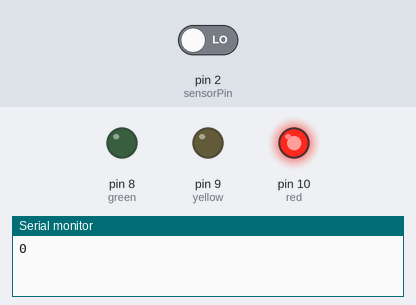
Bench run of a sketch on a simulated Arduino Uno, built with avr-gcc and run on an emulated ATmega328P. Parts: output pins drawn as LEDs (lit = HIGH), the last lines printed to the serial monitor. Inputs (shaded band) come from the test bench; at power-on: pin 2 (sensorPin) LOW.

Above: at 0.1 s.
At 60.1 s:
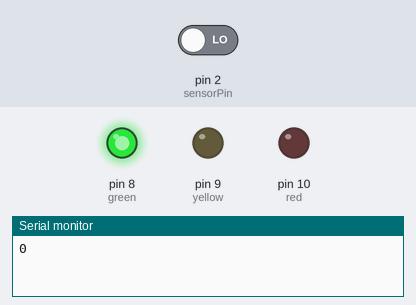
At 120.2 s:
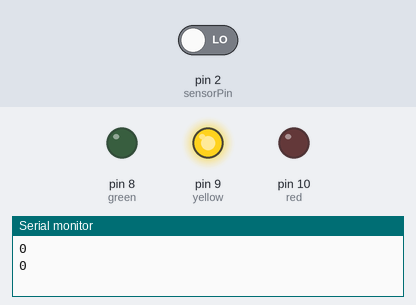
Timing chart, 0 to 121.7 s (numbered marks = the images above):
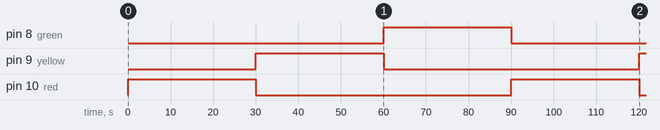

Measured:
- by itself, pin 8 (green): LOW → HIGH at 60.1 s, → LOW 30.0 s later
- by itself, pin 9 (yellow): LOW → HIGH at 30.1 s, → LOW 30.0 s later, → HIGH 60.1 s later
- by itself, pin 10 (red): alternates HIGH for 30.0 s and LOW for 60.0 s

The sketch:

stop_light.ino
```cpp
const int sensorPin = 2;
const int red = 10;
const int yellow = 9;
const int green = 8;
int light = 0;


void setup() {
  pinMode(sensorPin, INPUT);
  pinMode(red, OUTPUT);
  pinMode(yellow, OUTPUT);
  pinMode(green, OUTPUT);  // Set sensorPin as input
  Serial.begin(9600);         // Start serial communication at 9600 baud rate
}

void loop() {
  int joe = digitalRead(sensorPin);
  Serial.println(digitalRead(sensorPin));  // Read the digital value from the sensor and print it to the serial monitor
  delay(50);
  if(joe == 1)
  {
    light++;
    if(light == 3)
    {
      light = 0;
    }
  }
  if(light == 0)
  {
    digitalWrite(red, HIGH);
    digitalWrite(yellow,LOW);
    digitalWrite(green, LOW);
    delay(30000);
    digitalWrite(red, LOW);
    digitalWrite(yellow,HIGH);
    digitalWrite(green, LOW);
    delay(30000);
    digitalWrite(red, LOW);
    digitalWrite(yellow,LOW);
    digitalWrite(green, HIGH);
    delay(30000);
  }
  if(light == 0){
    digitalWrite(red, HIGH);
    digitalWrite(yellow,LOW);
    digitalWrite(green, LOW);
  }
  if(light == 1)
  {
    digitalWrite(red, LOW);
    digitalWrite(yellow,HIGH);
    digitalWrite(green, LOW);
  }
  if(light == 2)
  {
    digitalWrite(red, LOW);
    digitalWrite(yellow,LOW);
    digitalWrite(green, HIGH);
  }
}
```
